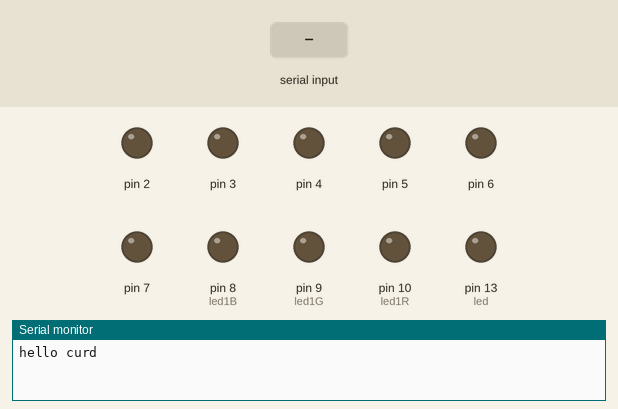
Recording of a sketch running on a simulated Arduino Uno, built with avr-gcc and run on an emulated ATmega328P. Shown: output pins drawn as LEDs (lit = HIGH), the last lines printed to the serial monitor. The test bench sets the inputs (shaded band).

Above: at 1.2 s.
1.3 s: "r90\n" received over Serial
At 2.35 s:
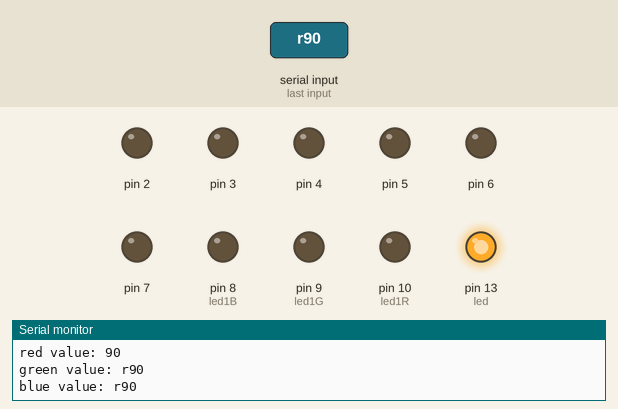
At 3.5 s:
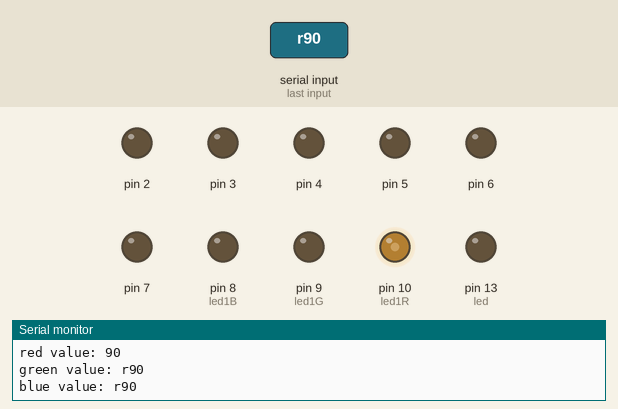
3.9 s: "r,45\n" received over Serial
At 4.95 s:
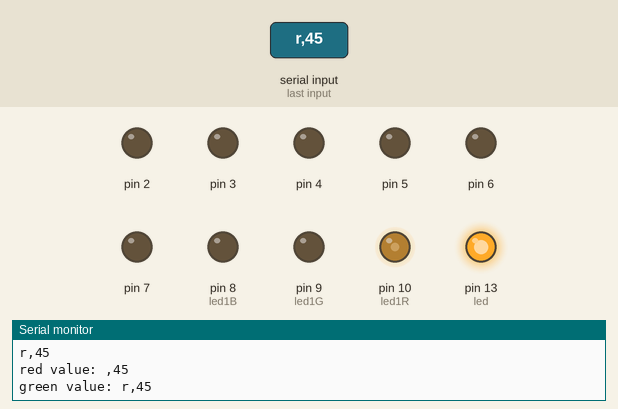
Timing chart, 0 to 6.9 s (numbered marks = the images above; inputs shaded):
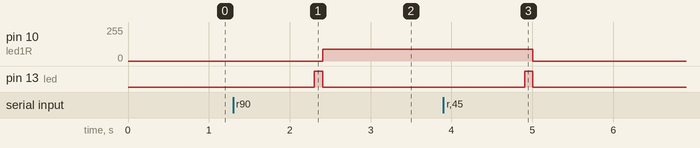

Measured:
- after the input at 1.3 s, pin 10 (led1R): 0/255 → 90/255 after 1.1 s; pin 13 (led): LOW → HIGH after 1.0 s, → LOW 0.10 s later
- after the input at 3.9 s, pin 10 (led1R): 90/255 → 0/255 after 1.1 s; pin 13 (led): LOW → HIGH after 1.0 s, → LOW 0.10 s later

The sketch:

ardu.ino
```cpp
int led = 13;

int led1R = 10;
int led1G = 9;
int led1B = 8;

int rVal = 0;
int gVal = 0;
int bVal = 0;

void setup(){
  pinMode(led, OUTPUT);
  //pinMode(led1R, OUTPUT); // not needed acorrdin to docs
  //pinMode(led1G, OUTPUT);
  //pinMode(led1B, OUTPUT);

  Serial.begin(9600);
  Serial.println("hello curd");
}

void loop(){
  String msg;


  if (Serial.available()>0){
    msg = Serial.readString();
    Serial.println(" ");
    Serial.println(msg);
    //Serial.println(msg.length());

    if (msg.startsWith("r")){
      String red = msg.substring(msg.lastIndexOf("r")+1, msg.lastIndexOf("g"));
      rVal = red.toInt();
      Serial.print("red value: ");
      Serial.println(red);

      String gre = msg.substring(msg.lastIndexOf("g")+1, msg.lastIndexOf("b"));
      gVal = gre.toInt();
      Serial.print("green value: ");
      Serial.println(gre);

      String blu = msg.substring(msg.lastIndexOf("b")+1);
      bVal = blu.toInt();
      Serial.print("blue value: ");
      Serial.println(blu);

      digitalWrite(led, HIGH);
      delay(100);
      digitalWrite(led, LOW);

      setLed(rVal,gVal,bVal);
    }
  }
}

void setLed(int r, int g, int b){

    analogWrite(led1R, r);
    analogWrite(led1G, g);
    analogWrite(led1B, b*0.66);// blue is brighter than others

    analogWrite(7, r);
    analogWrite(6, g);
    analogWrite(5, b*0.66);

    analogWrite(4, r);
    analogWrite(3, g);
    analogWrite(2, b*0.66);
}
/*
int getValue(String msg,int ind){
  // toInt()
  //string.substring(from, to)
  int commas[] = {-1,-1,-1};
  int comma1 = -1;
  int comma2 = -1;
  int comma3 = -1;

  // get comma indexes
  for (int i =1; i<msg.length(); i++){
    if (msg[i] == ','){
      commas = push(commas, msg[i].toInt() )
    }
  }

  if (ind == 0){
    // get first comma
    int comma1 = msg.indexOf(',');
    String red = msg.substring(comma1);

  } else if (ind == 1){
  } else if (ind == 2){
  };
  return 2;
}
*/
```
